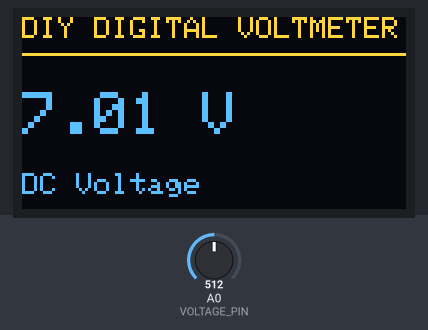
The program below on a simulated Arduino Uno, built with avr-gcc and run on an emulated ATmega328P. Parts: 128×64 one-colour display. The inputs (shaded band) are chosen by the test bench; at power-on: A0 (VOLTAGE_PIN) = 512. The OLED is the two-colour kind (top 16 rows yellow).

Above: at 1.2 s.
1.3 s: A0 (VOLTAGE_PIN) set to 716
At 2.2 s:
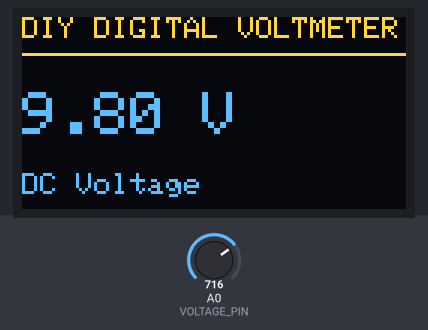
3.0 s: A0 (VOLTAGE_PIN) set to 900
At 4.2 s:
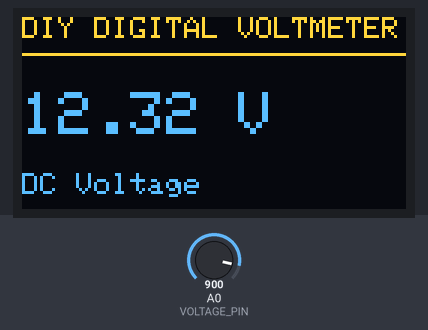
4.5 s: A0 (VOLTAGE_PIN) set to 1023
At 5.3 s:
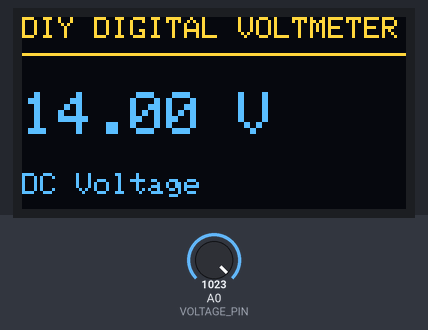
Timing chart, 0 to 7.5 s (numbered marks = the images above; inputs shaded):
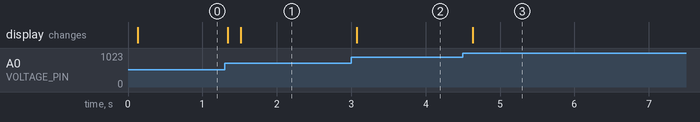

The program:

main.cpp
```cpp
#include <Adafruit_GFX.h>
#include <Adafruit_SSD1306.h>
#include <Wire.h>

#define SCREEN_WIDTH 128
#define SCREEN_HEIGHT 64
#define OLED_RESET -1
#define VOLTAGE_PIN A0

Adafruit_SSD1306 display(SCREEN_WIDTH, SCREEN_HEIGHT, &Wire, OLED_RESET);

const float REFERENCE_VOLTAGE = 5.0;
const float DIVIDER_RATIO = 2.8;

void setup() {
  analogReference(DEFAULT);
  Wire.begin();

  if (!display.begin(SSD1306_SWITCHCAPVCC, 0x3C)) {
    while (true) {
    }
  }

  display.clearDisplay();
  display.setTextColor(SSD1306_WHITE);
  display.display();
}

void loop() {
  const int samples = 20;
  long adcSum = 0;

  for (int i = 0; i < samples; i++) {
    adcSum += analogRead(VOLTAGE_PIN);
    delay(2);
  }

  float adcAverage = adcSum / (float)samples;
  float pinVoltage = adcAverage * REFERENCE_VOLTAGE / 1023.0;
  float inputVoltage = pinVoltage * DIVIDER_RATIO;

  if (inputVoltage < 0.03) {
    inputVoltage = 0.0;
  }

  display.clearDisplay();

  display.setTextSize(1);
  display.setCursor(0, 0);
  display.println("DIY DIGITAL VOLTMETER");

  display.drawLine(0, 12, 127, 12, SSD1306_WHITE);

  display.setTextSize(2);
  display.setCursor(0, 25);
  display.print(inputVoltage, 2);
  display.println(" V");

  display.setTextSize(1);
  display.setCursor(0, 52);
  display.println("DC Voltage");

  display.display();

  delay(100);
}
```

Measured:
- after the input at 1.3 s, the display: first changes at once (image 1 shows a later state)
- after the input at 3.0 s, the display: changes after 0.07 s (image 2)
- after the input at 4.5 s, the display: changes after 0.14 s (image 3)
